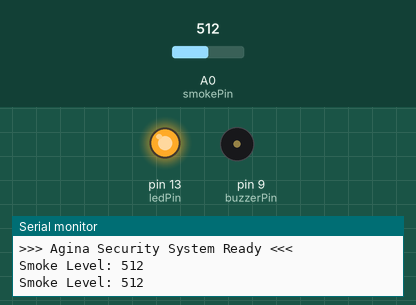
Recording of a sketch running on a simulated Arduino Uno, built with avr-gcc and run on an emulated ATmega328P. Shown: output pins drawn as LEDs (lit = HIGH), buzzer (waves = sounding, pin HIGH), the last lines printed to the serial monitor. Inputs (shaded band) come from the test bench; at power-on: A0 (smokePin) = 512.

Above: at 2.1 s.
2.2 s: A0 (smokePin) set to 413
5.7 s: A0 (smokePin) set to 382
At 7.0 s:
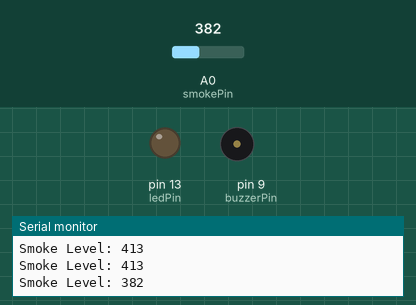
8.0 s: A0 (smokePin) set to 410
At 9.1 s:
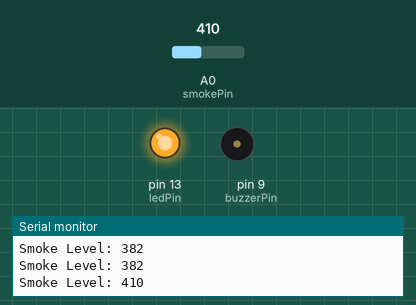
Timing chart, 0 to 17.5 s (numbered marks = the images above; inputs shaded):
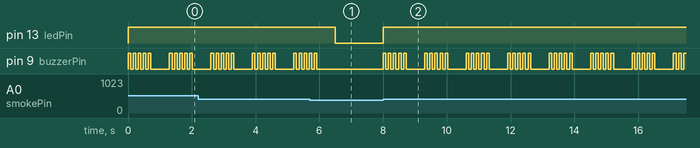

Measured:
- the behaviour switches between 401 and 400 on A0 (smokePin) (found by bisection; images 0 and 1)
- after the input at 5.7 s, pin 13 (ledPin): HIGH → LOW after 0.80 s; pin 9 (buzzerPin): goes on until 5.9 s, then stays LOW
- after the input at 8.0 s, pin 13 (ledPin): LOW → HIGH at once; pin 9 (buzzerPin): LOW → HIGH at once, then repeats every 1.3 s: 4 × (LOW 0.08 s, HIGH 0.08 s), LOW 0.58 s, HIGH 0.08 s
- by itself, pin 9 (buzzerPin): repeats every 1.3 s: 4 × (LOW 0.08 s, HIGH 0.08 s), LOW 0.58 s, HIGH 0.08 s

The sketch:

Smoke_Detector.ino
```cpp
// Agina Smart Smoke Detector v2.0
// Developed by: Mahamed Torky (Agina)

const int smokePin = A0;
const int buzzerPin = 9;
const int ledPin = 13;
int threshold = 400;

void setup() {
  pinMode(smokePin, INPUT);
  pinMode(buzzerPin, OUTPUT);
  pinMode(ledPin, OUTPUT);
  Serial.begin(9600);
  Serial.println(">>> Agina Security System Ready <<<");
}

void loop() {
  int smokeLevel = analogRead(smokePin);
  Serial.print("Smoke Level: ");
  Serial.println(smokeLevel);

  if (smokeLevel > threshold) {
    digitalWrite(ledPin, HIGH);
    for(int i=0; i<5; i++) {
      digitalWrite(buzzerPin, HIGH);
      delay(80);
      digitalWrite(buzzerPin, LOW);
      delay(80);
    }
  } else {
    digitalWrite(ledPin, LOW);
    digitalWrite(buzzerPin, LOW);
  }
  delay(500);
}
```
